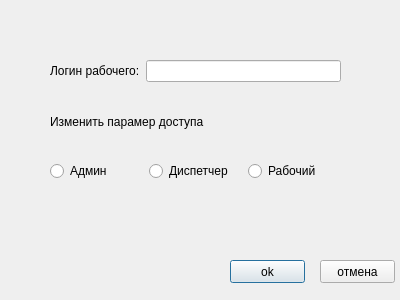
<?xml version="1.0" encoding="UTF-8"?>
<ui version="4.0">
 <class>newGroup</class>
 <widget class="QDialog" name="newGroup">
  <property name="geometry">
   <rect>
    <x>0</x>
    <y>0</y>
    <width>400</width>
    <height>300</height>
   </rect>
  </property>
  <property name="windowTitle">
   <string>Dialog</string>
  </property>
  <widget class="QPushButton" name="pushButton">
   <property name="geometry">
    <rect>
     <x>230</x>
     <y>260</y>
     <width>75</width>
     <height>23</height>
    </rect>
   </property>
   <property name="text">
    <string>ok</string>
   </property>
  </widget>
  <widget class="QPushButton" name="pushButton_2">
   <property name="geometry">
    <rect>
     <x>320</x>
     <y>260</y>
     <width>75</width>
     <height>23</height>
    </rect>
   </property>
   <property name="text">
    <string>отмена</string>
   </property>
  </widget>
  <widget class="QWidget" name="layoutWidget">
   <property name="geometry">
    <rect>
     <x>50</x>
     <y>60</y>
     <width>291</width>
     <height>121</height>
    </rect>
   </property>
   <layout class="QVBoxLayout" name="verticalLayout">
    <item>
     <layout class="QHBoxLayout" name="horizontalLayout_2">
      <item>
       <widget class="QLabel" name="label_2">
        <property name="text">
         <string>Логин рабочего:</string>
        </property>
       </widget>
      </item>
      <item>
       <widget class="QLineEdit" name="UserN"/>
      </item>
     </layout>
    </item>
    <item>
     <widget class="QLabel" name="label">
      <property name="text">
       <string>Изменить парамер доступа</string>
      </property>
     </widget>
    </item>
    <item>
     <layout class="QHBoxLayout" name="horizontalLayout">
      <item>
       <widget class="QRadioButton" name="RB1">
        <property name="text">
         <string>Админ</string>
        </property>
       </widget>
      </item>
      <item>
       <widget class="QRadioButton" name="RB2">
        <property name="text">
         <string>Диспетчер</string>
        </property>
       </widget>
      </item>
      <item>
       <widget class="QRadioButton" name="RB3">
        <property name="text">
         <string>Рабочий</string>
        </property>
       </widget>
      </item>
     </layout>
    </item>
   </layout>
  </widget>
 </widget>
 <resources/>
 <connections/>
</ui>
